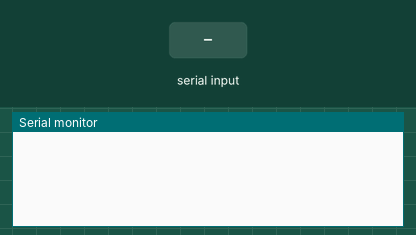
A program run on a simulated Arduino Uno, built with avr-gcc and run on an emulated ATmega328P. Shown: the last lines printed to the serial monitor. Inputs (shaded band) come from the test bench.

Above: at 1.2 s.
1.3 s: "Position\n" received over Serial
At 2.7 s:
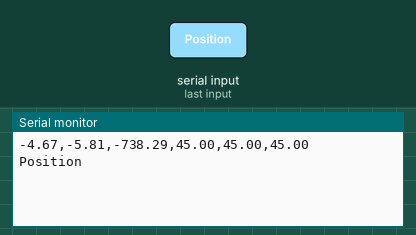
3.0 s: "IsDelta\n" received over Serial
At 4.0 s:
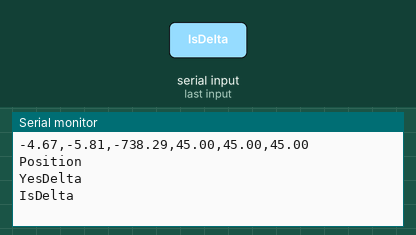
4.7 s: "G01\n" received over Serial
At 5.3 s:
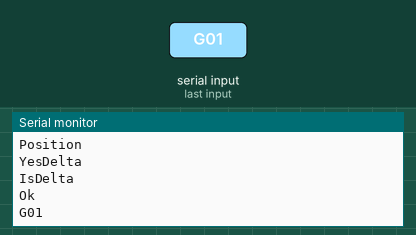
6.4 s: "1\n" received over Serial
At 7.8 s:
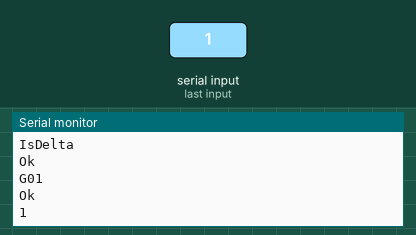

The program:

main.cpp
```cpp
#include <Arduino.h>

namespace {
const unsigned long RESPONSE_DELAY_MS = 250;
const char *POSITION_RESPONSE = "-4.67,-5.81,-738.29,45.00,45.00,45.00";
String buffer;

void sendResponse(const String &response, const String &echo) {
  delay(RESPONSE_DELAY_MS);
  Serial.println(response);
  Serial.println(echo);
}

void handleCommand(const String &command) {
  if (command.length() == 0) {
    return;
  }

  if (command.startsWith("Position")) {
    sendResponse(POSITION_RESPONSE, command);
    return;
  }

  if (command.startsWith("IsDelta")) {
    sendResponse("YesDelta", command);
    return;
  }

  if (command.startsWith("G01") || command.startsWith("G28")) {
    sendResponse("Ok", command);
    return;
  }

  sendResponse("Ok", command);
}
} // namespace

void setup() {
  Serial.begin(115200);
}

void loop() {
  while (Serial.available() > 0) {
    char c = static_cast<char>(Serial.read());
    if (c == '\r' || c == '\n') {
      String command = buffer;
      buffer = "";
      handleCommand(command);
    } else {
      buffer += c;
    }
  }
}
```

Measured:
- after the input at 1.3 s, the serial monitor: prints a new line after 0.25 s (image 1)
- after the input at 3.0 s, the serial monitor: prints a new line after 0.25 s (image 2)
- after the input at 4.7 s, the serial monitor: prints a new line after 0.25 s (image 3)
- after the input at 6.4 s, the serial monitor: prints a new line after 0.25 s (image 4)
